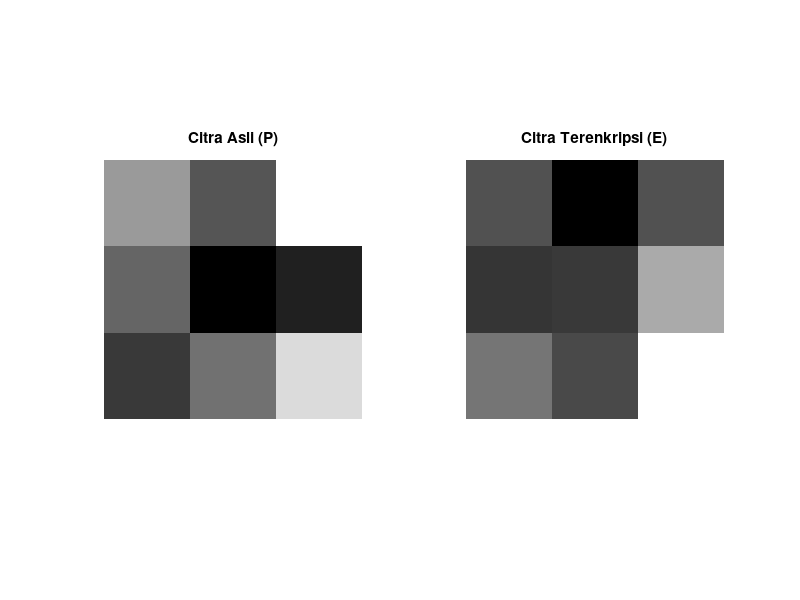

The MATLAB source for this figure:
% =====================================================
% UTS Matematika Sains Data — Semester Genap 2025/2026
% Soal 2 — Enkripsi Citra Logo Toko dengan Invers Matriks 3x3 
% ---------------------------------------------------
% Nama : Khayla Oksyasuni
% NIM : 2510514018
% Parameter: N=18, a=1, b=8, K=10, theta0=70, alpha=0.009
% Tanggal: <2026-04-21>
% =====================================================
clc; clear; close all;

% Parameter personalisasi
N = 18; a = 1; b = 8; K = 10;
theta0 = 70; % derajat
alpha_lr = 0.009;

%% c)

% Matriks A (dari soal)
A = [2 8 2;
     1 3 8;
     8 1 4];

n = size(A,1);

% Inisialisasi matriks kofaktor
C = zeros(n);

% kofaktor loop nested
for i = 1:n
    for j = 1:n
        sub = A;          % copy matriks
        sub(i,:) = [];    % hapus baris i
        sub(:,j) = [];    % hapus kolom j
        
        % kofaktor = (-1)^(i+j) * det(sub)
        C(i,j) = ((-1)^(i+j)) * det(sub);
    end
end

disp('Matriks Kofaktor C =');
disp(C);

% adjoin (transpose)
AdjA = C';
disp('Matriks Adjoin Adj(A) =');
disp(AdjA);

% det
detA = det(A);
fprintf('det(A) = %.4f\n', detA);

% invers manual
A_inv_manual = AdjA / detA;
disp('A^-1 (manual) =');
disp(A_inv_manual);

% invers matlab
A_inv_builtin = inv(A);
disp('A^-1 (inv MATLAB) =');
disp(A_inv_builtin);

% error frobenius
error = norm(A_inv_manual - A_inv_builtin, 'fro');
fprintf('Error Frobenius = %.12f\n', error);

% verifikasi
disp('A * A^-1 (manual) =');
disp(round(A * A_inv_manual));


%% f)

% matriks A
A = [a+1 b 2;
     1 a+2 b;
     b 1 a+3];

% blok citra asli P
P = [120 (50+N) 200;
     80 (a+2) (10+N);
     (30+N) 90 170];

% enkripsi
E = A * P;

% konversi ke double untuk visualisasi
P = double(P);
E = double(E);

% visualisasi
figure;

subplot(1,2,1);
imshow(P, []);
title('Citra Asli (P)');

subplot(1,2,2);
imshow(E, []);
title('Citra Terenkripsi (E)');

% tampilkan di command window
disp('Matriks P (Asli):');
disp(P);

disp('Matriks E (Terenkripsi):');
disp(E);
